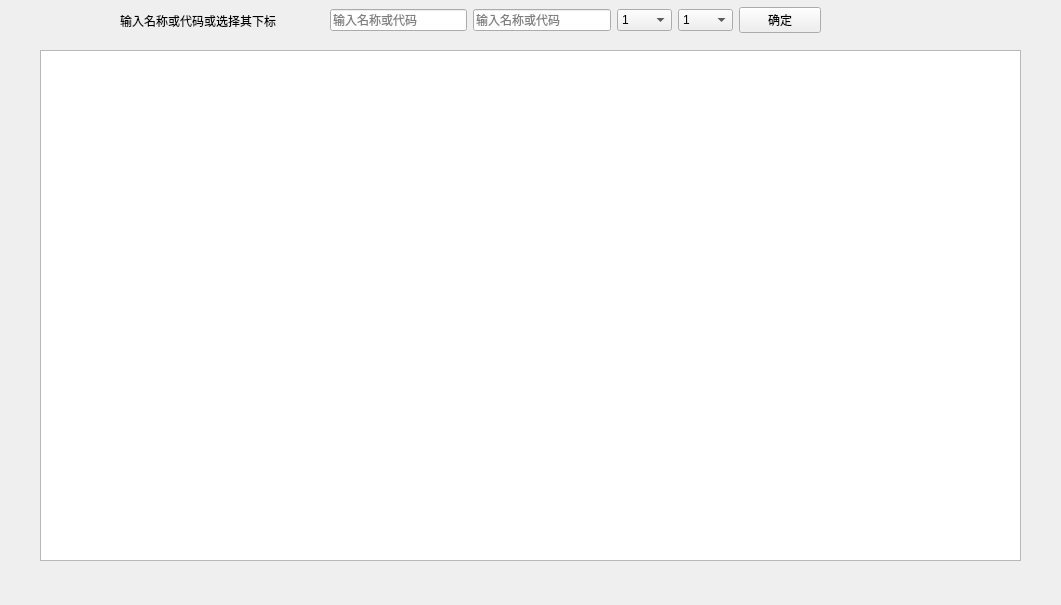
   <widget class="QWidget" name="page_4">
    <property name="geometry">
     <rect>
      <x>0</x>
      <y>0</y>
      <width>1061</width>
      <height>605</height>
     </rect>
    </property>
    <attribute name="label">
     <string>基于Floyd的股票相关性计算</string>
    </attribute>
    <widget class="QWidget" name="horizontalLayoutWidget_5">
     <property name="geometry">
      <rect>
       <x>330</x>
       <y>0</y>
       <width>491</width>
       <height>41</height>
      </rect>
     </property>
     <layout class="QHBoxLayout" name="horizontalLayout_5" stretch="5,5,2,2,3">
      <item>
       <widget class="QLineEdit" name="lineEdit_3">
        <property name="placeholderText">
         <string>输入名称或代码</string>
        </property>
       </widget>
      </item>
      <item>
       <widget class="QLineEdit" name="lineEdit_4">
        <property name="placeholderText">
         <string>输入名称或代码</string>
        </property>
       </widget>
      </item>
      <item>
       <widget class="QComboBox" name="floyd_comb_1">
        <item>
         <property name="text">
          <string>1</string>
         </property>
        </item>
        <item>
         <property name="text">
          <string>2</string>
         </property>
        </item>
        <item>
         <property name="text">
          <string>3</string>
         </property>
        </item>
        <item>
         <property name="text">
          <string>4</string>
         </property>
        </item>
        <item>
         <property name="text">
          <string>5</string>
         </property>
        </item>
        <item>
         <property name="text">
          <string>6</string>
         </property>
        </item>
        <item>
         <property name="text">
          <string>7</string>
         </property>
        </item>
        <item>
         <property name="text">
          <string>8</string>
         </property>
        </item>
        <item>
         <property name="text">
          <string>9</string>
         </property>
        </item>
        <item>
         <property name="text">
          <string>10</string>
         </property>
        </item>
        <item>
         <property name="text">
          <string>11</string>
         </property>
        </item>
        <item>
         <property name="text">
          <string>12</string>
         </property>
        </item>
        <item>
         <property name="text">
          <string>13</string>
         </property>
        </item>
        <item>
         <property name="text">
          <string>14</string>
         </property>
        </item>
        <item>
         <property name="text">
          <string>15</string>
         </property>
        </item>
        <item>
         <property name="text">
          <string>16</string>
         </property>
        </item>
        <item>
         <property name="text">
          <string>17</string>
         </property>
        </item>
        <item>
         <property name="text">
          <string>18</string>
         </property>
        </item>
        <item>
         <property name="text">
          <string>19</string>
         </property>
        </item>
        <item>
         <property name="text">
          <string>20</string>
         </property>
        </item>
        <item>
         <property name="text">
          <string>21</string>
         </property>
        </item>
        <item>
         <property name="text">
          <string>22</string>
         </property>
        </item>
        <item>
         <property name="text">
          <string>23</string>
         </property>
        </item>
        <item>
         <property name="text">
          <string>24</string>
         </property>
        </item>
        <item>
         <property name="text">
          <string>25</string>
         </property>
        </item>
        <item>
         <property name="text">
          <string>26</string>
         </property>
        </item>
        <item>
         <property name="text">
          <string>27</string>
         </property>
        </item>
        <item>
         <property name="text">
          <string>28</string>
         </property>
        </item>
        <item>
         <property name="text">
          <string>29</string>
         </property>
        </item>
        <item>
         <property name="text">
          <string>30</string>
         </property>
        </item>
        <item>
         <property name="text">
          <string>31</string>
         </property>
        </item>
        <item>
         <property name="text">
          <string>32</string>
         </property>
        </item>
        <item>
         <property name="text">
          <string>33</string>
         </property>
        </item>
        <item>
         <property name="text">
          <string>34</string>
         </property>
        </item>
        <item>
         <property name="text">
          <string>35</string>
         </property>
        </item>
        <item>
         <property name="text">
          <string>36</string>
         </property>
        </item>
        <item>
         <property name="text">
          <string>37</string>
         </property>
        </item>
        <item>
         <property name="text">
          <string>38</string>
         </property>
        </item>
        <item>
         <property name="text">
          <string>39</string>
         </property>
        </item>
        <item>
         <property name="text">
          <string>40</string>
         </property>
        </item>
        <item>
         <property name="text">
          <string>41</string>
         </property>
        </item>
        <item>
         <property name="text">
          <string>42</string>
         </property>
        </item>
        <item>
         <property name="text">
          <string>43</string>
         </property>
        </item>
        <item>
         <property name="text">
          <string>44</string>
         </property>
        </item>
        <item>
         <property name="text">
          <string>45</string>
         </property>
        </item>
        <item>
         <property name="text">
          <string>46</string>
         </property>
        </item>
        <item>
         <property name="text">
          <string>47</string>
         </property>
        </item>
        <item>
         <property name="text">
          <string>48</string>
         </property>
        </item>
        <item>
         <property name="text">
          <string>49</string>
         </property>
        </item>
        <item>
         <property name="text">
          <string>50</string>
         </property>
        </item>
        <item>
         <property name="text">
          <string>51</string>
         </property>
        </item>
        <item>
         <property name="text">
          <string>52</string>
         </property>
        </item>
        <item>
         <property name="text">
          <string>53</string>
         </property>
        </item>
        <item>
         <property name="text">
          <string>54</string>
         </property>
        </item>
        <item>
         <property name="text">
          <string>55</string>
         </property>
        </item>
        <item>
         <property name="text">
          <string>56</string>
         </property>
        </item>
        <item>
         <property name="text">
          <string>57</string>
         </property>
        </item>
        <item>
         <property name="text">
          <string>58</string>
         </property>
        </item>
        <item>
         <property name="text">
          <string>59</string>
         </property>
        </item>
        <item>
         <property name="text">
          <string>60</string>
         </property>
        </item>
       </widget>
      </item>
      <item>
       <widget class="QComboBox" name="floyd_conb_2">
        <item>
         <property name="text">
          <string>1</string>
         </property>
        </item>
        <item>
         <property name="text">
          <string>2</string>
         </property>
        </item>
        <item>
         <property name="text">
          <string>3</string>
         </property>
        </item>
        <item>
         <property name="text">
          <string>4</string>
         </property>
        </item>
        <item>
         <property name="text">
          <string>5</string>
         </property>
        </item>
        <item>
         <property name="text">
          <string>6</string>
         </property>
        </item>
        <item>
         <property name="text">
          <string>7</string>
         </property>
        </item>
        <item>
         <property name="text">
          <string>8</string>
         </property>
        </item>
        <item>
         <property name="text">
          <string>9</string>
         </property>
        </item>
        <item>
         <property name="text">
          <string>10</string>
         </property>
        </item>
        <item>
         <property name="text">
          <string>11</string>
         </property>
        </item>
        <item>
         <property name="text">
          <string>12</string>
         </property>
        </item>
        <item>
         <property name="text">
          <string>13</string>
         </property>
        </item>
        <item>
         <property name="text">
          <string>14</string>
         </property>
        </item>
        <item>
         <property name="text">
          <string>15</string>
         </property>
        </item>
        <item>
         <property name="text">
          <string>16</string>
         </property>
        </item>
        <item>
         <property name="text">
          <string>17</string>
         </property>
        </item>
        <item>
         <property name="text">
          <string>18</string>
         </property>
        </item>
        <item>
         <property name="text">
          <string>19</string>
         </property>
        </item>
        <item>
         <property name="text">
          <string>20</string>
         </property>
        </item>
        <item>
         <property name="text">
          <string>21</string>
         </property>
        </item>
        <item>
         <property name="text">
          <string>22</string>
         </property>
        </item>
        <item>
         <property name="text">
          <string>23</string>
         </property>
        </item>
        <item>
         <property name="text">
          <string>24</string>
         </property>
        </item>
        <item>
         <property name="text">
          <string>25</string>
         </property>
        </item>
        <item>
         <property name="text">
          <string>26</string>
         </property>
        </item>
        <item>
         <property name="text">
          <string>27</string>
         </property>
        </item>
        <item>
         <property name="text">
          <string>28</string>
         </property>
        </item>
        <item>
         <property name="text">
          <string>29</string>
         </property>
        </item>
        <item>
         <property name="text">
          <string>30</string>
         </property>
        </item>
        <item>
         <property name="text">
          <string>31</string>
         </property>
        </item>
        <item>
         <property name="text">
          <string>32</string>
         </property>
        </item>
        <item>
         <property name="text">
          <string>33</string>
         </property>
        </item>
        <item>
         <property name="text">
          <string>34</string>
         </property>
        </item>
        <item>
         <property name="text">
          <string>35</string>
         </property>
        </item>
        <item>
         <property name="text">
          <string>36</string>
         </property>
        </item>
        <item>
         <property name="text">
          <string>37</string>
         </property>
        </item>
        <item>
         <property name="text">
          <string>38</string>
         </property>
        </item>
        <item>
         <property name="text">
          <string>39</string>
         </property>
        </item>
        <item>
         <property name="text">
          <string>40</string>
         </property>
        </item>
        <item>
         <property name="text">
          <string>41</string>
         </property>
        </item>
        <item>
         <property name="text">
          <string>42</string>
         </property>
        </item>
        <item>
         <property name="text">
          <string>43</string>
         </property>
        </item>
        <item>
         <property name="text">
          <string>44</string>
         </property>
        </item>
        <item>
         <property name="text">
          <string>45</string>
         </property>
        </item>
        <item>
         <property name="text">
          <string>46</string>
         </property>
        </item>
        <item>
         <property name="text">
          <string>47</string>
         </property>
        </item>
        <item>
         <property name="text">
          <string>48</string>
         </property>
        </item>
        <item>
         <property name="text">
          <string>49</string>
         </property>
        </item>
        <item>
         <property name="text">
          <string>50</string>
         </property>
        </item>
        <item>
         <property name="text">
          <string>51</string>
         </property>
        </item>
        <item>
         <property name="text">
          <string>52</string>
         </property>
        </item>
        <item>
         <property name="text">
          <string>53</string>
         </property>
        </item>
        <item>
         <property name="text">
          <string>54</string>
         </property>
        </item>
        <item>
         <property name="text">
          <string>55</string>
         </property>
        </item>
        <item>
         <property name="text">
          <string>56</string>
         </property>
        </item>
        <item>
         <property name="text">
          <string>57</string>
         </property>
        </item>
        <item>
         <property name="text">
          <string>58</string>
         </property>
        </item>
        <item>
         <property name="text">
          <string>59</string>
         </property>
        </item>
        <item>
         <property name="text">
          <string>60</string>
         </property>
        </item>
       </widget>
      </item>
      <item>
       <widget class="QPushButton" name="pushButton_4">
        <property name="text">
         <string>确定</string>
        </property>
       </widget>
      </item>
     </layout>
    </widget>
    <widget class="QTextEdit" name="textEdit_4">
     <property name="geometry">
      <rect>
       <x>40</x>
       <y>50</y>
       <width>981</width>
       <height>511</height>
      </rect>
     </property>
     <property name="font">
      <font>
       <pointsize>12</pointsize>
      </font>
     </property>
     <property name="readOnly">
      <bool>true</bool>
     </property>
    </widget>
    <widget class="QLabel" name="label_4">
     <property name="geometry">
      <rect>
       <x>120</x>
       <y>10</y>
       <width>211</width>
       <height>21</height>
      </rect>
     </property>
     <property name="text">
      <string>输入名称或代码或选择其下标</string>
     </property>
    </widget>
   </widget>
